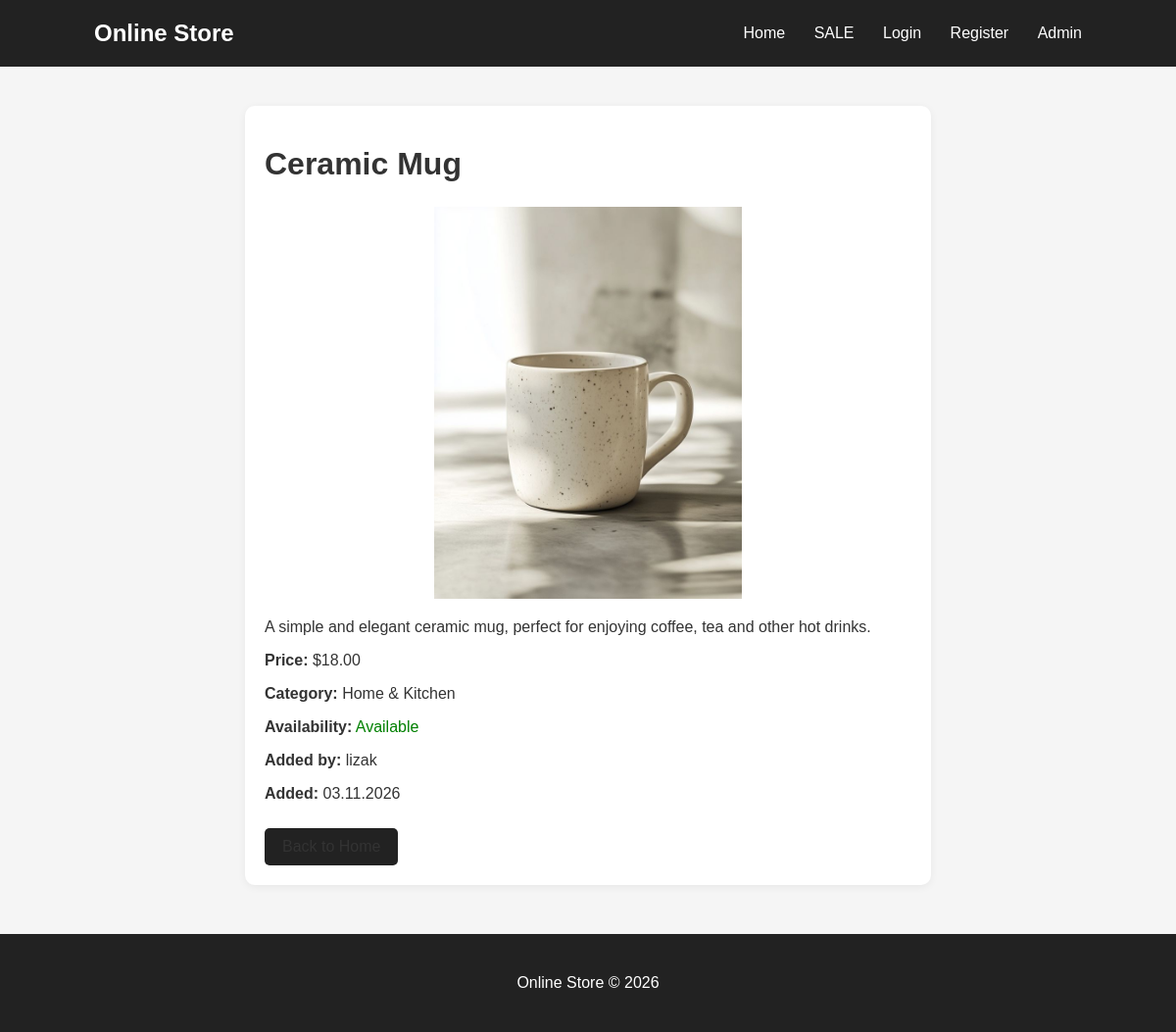
/product/16/, run on the app's committed database.
### catalog/models.py (models this page shows, shortened)
class Product(models.Model):
    name = models.CharField(max_length=150)
    description = models.TextField()
    price = models.DecimalField(max_digits=10, decimal_places=2)
    category = models.ForeignKey(
        Category,
        on_delete=models.CASCADE,
        related_name='products'
    )
    image = models.ImageField(
        upload_to='products/',
        blank=True,
        null=True
    )
    user = models.ForeignKey(
        settings.AUTH_USER_MODEL,
        on_delete=models.CASCADE,
        related_name='products',
        blank=True,
        null=True
    )
    is_available = models.BooleanField(default=True)
    is_on_sale = models.BooleanField(default=False)
    created_at = models.DateTimeField(auto_now_add=True)

class Category(models.Model):
    name = models.CharField(max_length=100, unique=True)
    description = models.TextField(blank=True)

### catalog/views.py (the view)
class ProductDetailView(DetailView):
    model = Product
    template_name = 'catalog/product_detail.html'
    context_object_name = 'product'
    def get_queryset(self):
        return Product.objects.filter(is_available=True)

### catalog/templates/catalog/product_detail.html (shortened to what this page needs)
{% extends 'catalog/base.html' %}
{% block content %}
<div class="product-card" style="max-width: 700px; margin: auto;">
    <h1>{{ product.name }}</h1>
    {% if product.image %}
        <img
            src="{{ product.image.url }}"
            alt="{{ product.name }}"
            style="width: 100%; max-height: 400px; object-fit: contain; border-radius: 10px;"
        >
    {% else %}
        <p>No image available.</p>
    {% endif %}
    <p>{{ product.description }}</p>
    <p>
        <strong>Price:</strong>
        ${{ product.price }}
    </p>
    <p>
        <strong>Category:</strong>
        <a href="{% url 'category_products' product.category.pk %}">
            {{ product.category.name }}
        </a>
    </p>
    <p>
        <strong>Availability:</strong>
        {% if product.is_available %}
            <span style="color: green;">Available</span>
        {% else %}
            <span style="color: red;">Not available</span>
        {% endif %}
    </p>
    <p>
        <strong>Added by:</strong>
        {% if product.user %}
            {{ product.user.username }}
        {% else %}
            Unknown
        {% endif %}
    </p>
    <p>
        <strong>Added:</strong>
        {{ product.created_at|date:"d.m.Y" }}
    </p>
    <a href="{% url 'home' %}" class="button">
    </a>
</div>
{% endblock %}

### catalog/templates/catalog/base.html (style rules this page uses)
* { box-sizing: border-box; }
body { margin: 0; font-family: Arial, sans-serif; background-color: #f5f5f5; color: #333; }
h1 { margin-bottom: 25px; }
.product-card { background-color: white; padding: 20px; border-radius: 10px; box-shadow: 0 2px 8px rgba(0,0,0,0.06); }
.product-card a { color: #333; text-decoration: none; }
.button { display: inline-block; background-color: #222; color: white; padding: 10px 18px; border-radius: 5px; text-decoration: none; margin-top: 10px; }

### data on the page
Product: name "Ceramic Mug", image (picture), description "A simple and elegant ceramic mug, perfect for enjoying coffee, tea and other hot drinks.", price "18.00", category.name "Home & Kitchen", user.username "lizak", created_at "03.11.2026"
